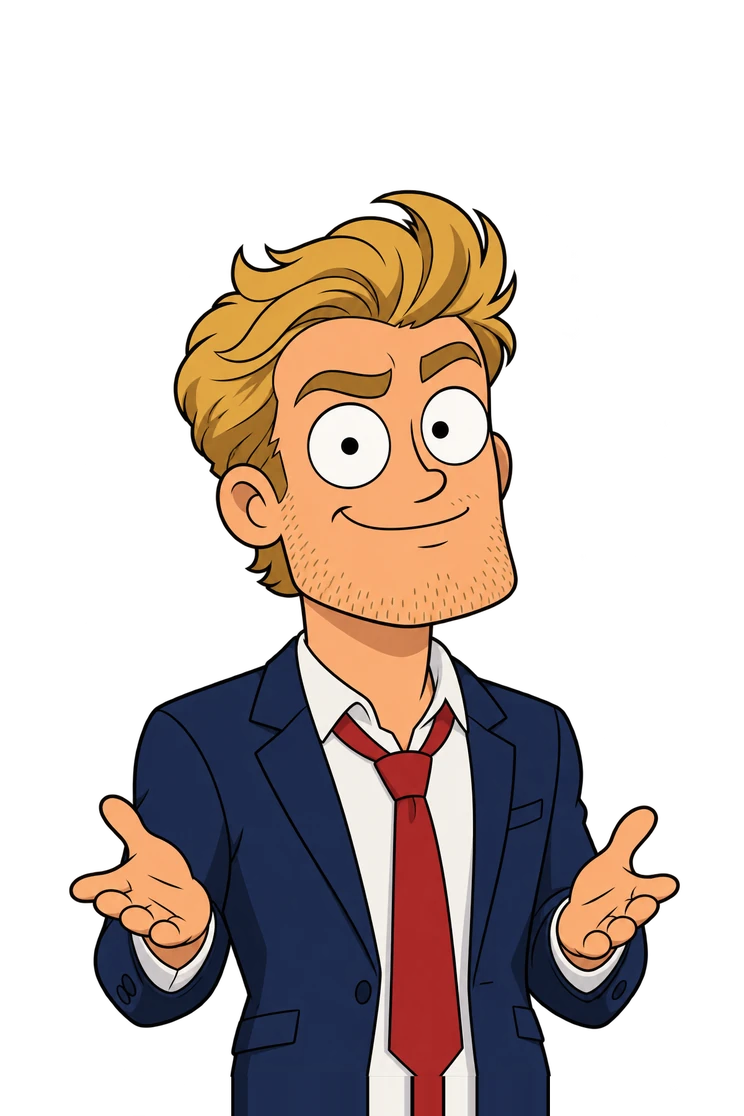
#> input picture bots/estudio/personaje/explica.webp, 744 x 1116 px, given in place of explica.png, which was not available
$ python preparar.py balon.webp beber.webp
#> lines starting #> are read from the running program, lines starting #| are printed output that depends on the picture; after the words box and inside, x2 and y2 are one past the last pixel; in counts of white or black regions, pixels touching at a corner belong together
"""Prepara el personaje de El Show a partir de los dibujos hechos con IA (una vez; no corre en la fábrica).

Entrada: una carpeta con las poses (pose.png, 1024x1536, fondo transparente) y otra con la misma pose con la boca
abierta (bocas/pose.png). Salida, en bots/estudio/personaje/:
  - <pose>.webp: la pose, puesta con los ojos en el mismo sitio y la cabeza del mismo tamaño que la pose base
    (así, al cambiar de pose, la cabeza no salta), con el traje alargado hacia abajo hasta el borde;
  - <pose>-boca.webp: solo el trozo de la boca abierta, para hablar (se pone encima de la pose);
  - personaje.json: medidas de cada pose (ojos para parpadear, boca, sitio del trozo de la boca).

Uso: python3 preparar.py carpeta_poses carpeta_bocas
"""
import json
import os
import sys

import numpy as np
from PIL import Image, ImageFilter
from scipy import ndimage

AQUI = os.path.dirname(os.path.abspath(__file__))
ANCHO, ALTO = 1200, 1800          # lienzo común (con margen para brazos levantados)
MARGEN_X, MARGEN_Y = 88, 264      # dónde cae el dibujo base dentro del lienzo
SALIDA_ESCALA = 0.62              # tamaño final de los dibujos (de sobra para 1080x1920)
BASE = "explica"
# Sitios de cosas que llevan en la mano, medidos en el dibujo original (de ahí salen el humo y los billetes que vuelan).
ANCLAS = {"fumar": {"brasa": (41, 567)}, "dinero": {"billetes": (228, 632)}}

# Ojos que el buscador automático no encuentra bien (ojos entornados o una taza blanca al lado): centro de cada ojo
# y ancho medio, medidos a mano en el dibujo original.
OJOS_A_MANO = {
    "dinero": [(477, 570, 93, 101), (620, 595, 97, 58)],     # el izquierdo, abierto; el derecho, entornado
    "fumar": [(378, 435, 102), (548, 437, 132)],
    "beber": [(395, 466, 110), (571, 473, 134)],
}


def ojos(im):
    """Los dos ojos: manchas blancas grandes, redondas y a la misma altura. Devuelve [(cx, cy, ancho), ...] o None."""
    a = im[..., 3] > 200
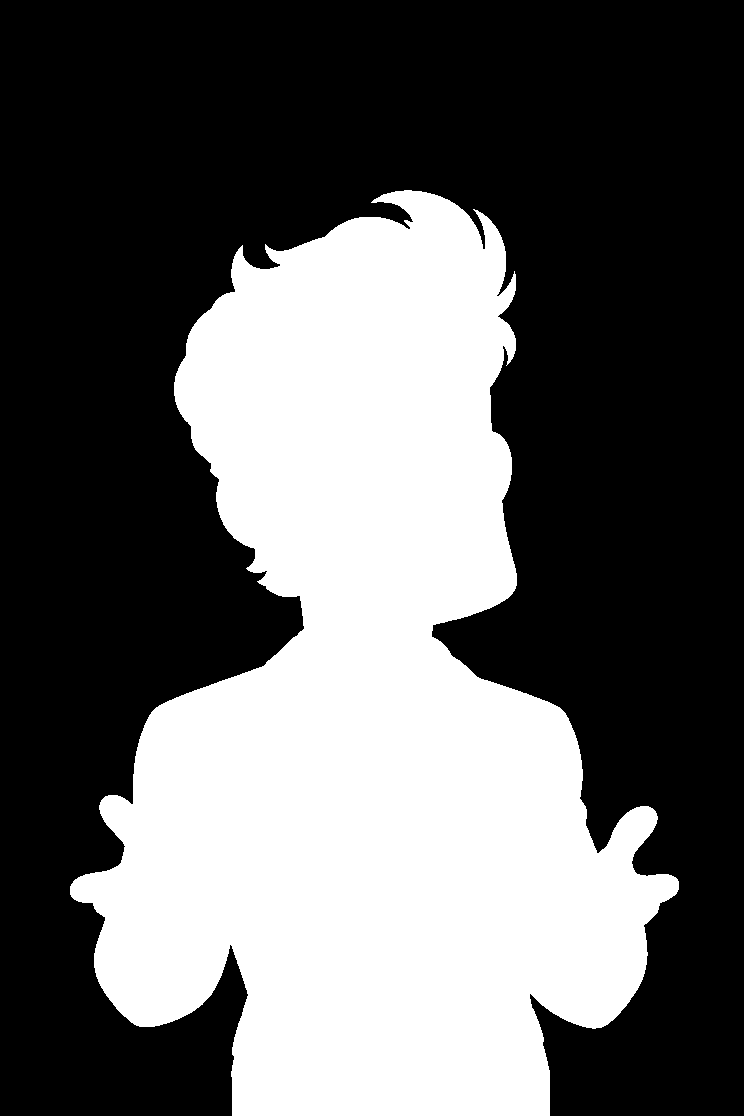
#> a: shape (1116, 744) bool; 38.5% white; 1 white region, box (x1, y1, x2, y2) and area: (70, 190, 679, 1116) 319989
    blanco = a & (im[..., 0] > 228) & (im[..., 1] > 228) & (im[..., 2] > 228)
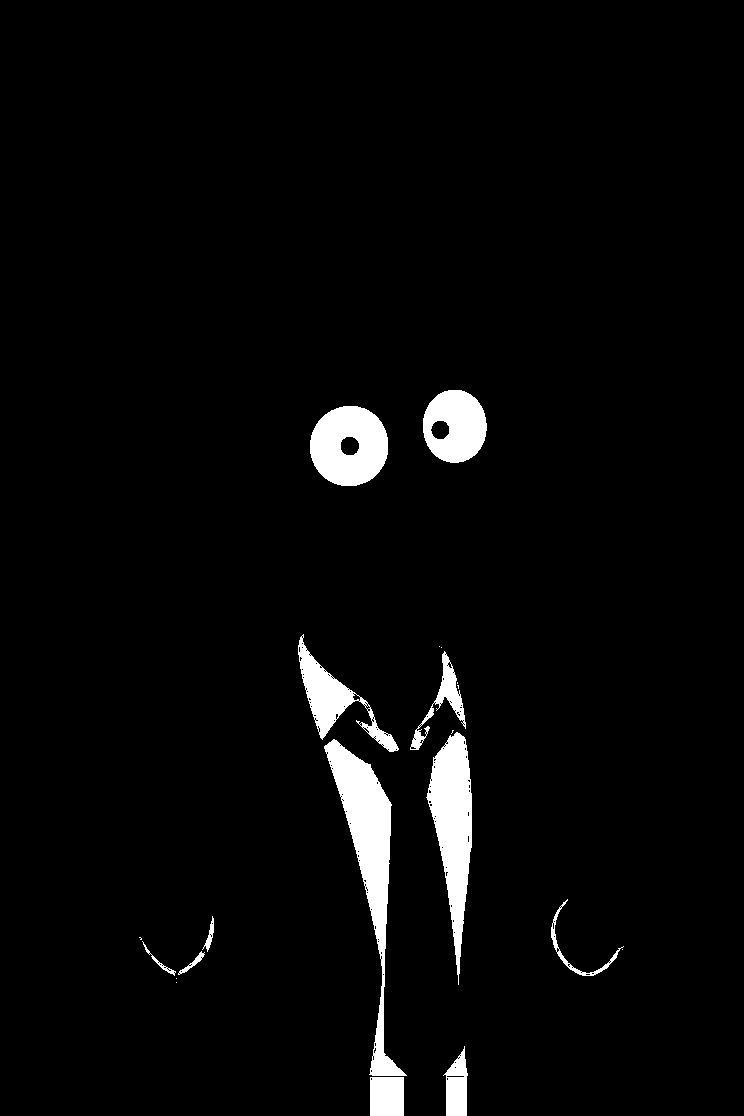
#> blanco: shape (1116, 744) bool; 3.5% white; 21 white regions (9 under 20 px), largest, box (x1, y1, x2, y2) and area: (324, 739, 407, 1076) 7361, (426, 732, 472, 985) 5903, (310, 406, 388, 486) 4716
    top = np.nonzero(a)[0].min()
#> top = 190
    lab, _ = ndimage.label(blanco)
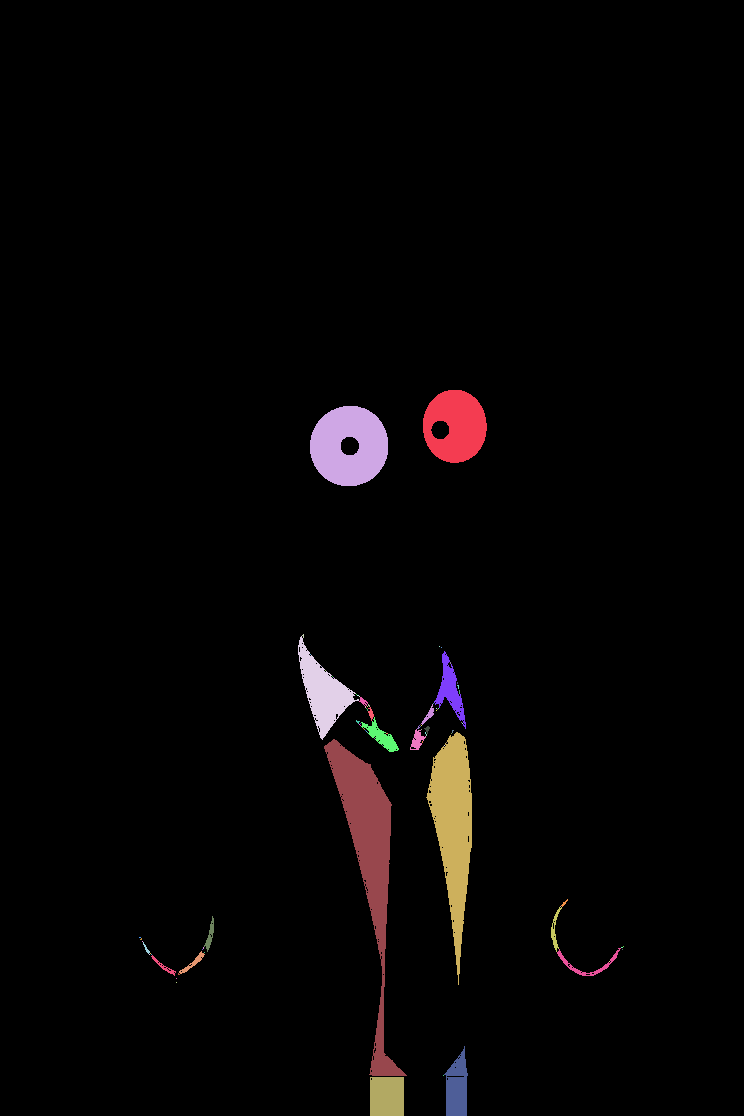
#> lab: shape (1116, 744) int32; 93 distinct labels, from 0 to 92; one colour per label, 0 black
    cands = []
    for i, sl in enumerate(ndimage.find_objects(lab), 1):
        h, w = sl[0].stop - sl[0].start, sl[1].stop - sl[1].start
        area = (lab[sl] == i).sum()
        if area < 1500 or h < 40 or w < 40 or area / (h * w) < 0.55 or not 0.7 < h / w < 1.8:
            continue
        cy, cx = ndimage.center_of_mass(lab == i)
        cands.append(dict(cx=cx, cy=cy, w=w, h=h, area=area))
#> this loop made 92 passes
#> (h, w, area) on passes 4, 7, 20, 23, 27, 34, 46, 49, 56: (104, 61, 2430), (78, 32, 860), (9, 9, 38), (21, 13, 83), (14, 6, 43), (35, 38, 442), (8, 6, 23), (21, 16, 167), (253, 46, 5901)
#> (h, w, area, cy, cx) on passes 1 to 2: (73, 64, 3444, 425.6, 455.4), (80, 78, 4716, 445.6, 348.7)
#> after the loop, cands = 2 items
    mejor = None
    for i in range(len(cands)):
        for j in range(i + 1, len(cands)):
            p, q = cands[i], cands[j]
            dx, dy = abs(p["cx"] - q["cx"]), abs(p["cy"] - q["cy"])
            if dx < 60 or dx > 400 or dy > 0.6 * dx:
                continue
            nota = min(p["area"], q["area"]) / max(p["area"], q["area"]) - dy / dx - (min(p["cy"], q["cy"]) - top) / 3000
            if not mejor or nota > mejor[0]:
                mejor = (nota, p, q)
#> this loop made 2 passes
    if not mejor:
        return None
    _, p, q = mejor
#> p = {'cx': 455.4, 'cy': 425.6, 'w': 64, 'h': 73, 'area': 3444}; q = {'cx': 348.7, 'cy': 445.6, 'w': 78, 'h': 80, 'area': 4716}
    return [(o["cx"], o["cy"], o["w"], o["h"]) for o in sorted((p, q), key=lambda o: o["cx"])]


def medidas(nombre, im):
    if nombre in OJOS_A_MANO:
        return [(e[0], e[1], e[2], e[3] if len(e) > 3 else e[2] * 0.6) for e in OJOS_A_MANO[nombre]], False
    o = ojos(im)
#> o = [(348.7, 445.6, 78, 80), (455.4, 425.6, 64, 73)]
    if not o:
        raise SystemExit(f"{nombre}: no encuentro los ojos")
    return o, True


# [66 lines left out: functions colocar, alargar, trozo_boca, not called in this run]


def main():
    poses_dir, bocas_dir = sys.argv[1], sys.argv[2]
    nombres = sorted(n[:-4] for n in os.listdir(poses_dir) if n.endswith(".png") and not n.startswith("_"))
    base = np.asarray(Image.open(os.path.join(poses_dir, BASE + ".png")).convert("RGBA")).astype(int)
    ob, _ = medidas(BASE, base)
#> ob = [(348.7, 445.6, 78, 80), (455.4, 425.6, 64, 73)]
    mid_b = ((ob[0][0] + ob[1][0]) / 2, (ob[0][1] + ob[1][1]) / 2)
#> mid_b = (402, 435.6)
    dist_b = ob[1][0] - ob[0][0]
#> dist_b = 106.6
    anch_b = (ob[0][2] + ob[1][2]) / 2
#> anch_b = 71
    datos = {"lienzo": [round(ANCHO * SALIDA_ESCALA), round(ALTO * SALIDA_ESCALA)], "poses": {}}
    for n in nombres:
        im = np.asarray(Image.open(os.path.join(poses_dir, n + ".png")).convert("RGBA")).astype(int)
        o, auto = medidas(n, im)
        dist = o[1][0] - o[0][0]
        anch = (o[0][2] + o[1][2]) / 2
        esc = (dist_b / dist + anch_b / anch) / 2
        esc = min(1.4, max(0.78, esc))
        mid = ((o[0][0] + o[1][0]) / 2, (o[0][1] + o[1][1]) / 2)
        dx = MARGEN_X + mid_b[0] - mid[0] * esc
        dy = MARGEN_Y + mid_b[1] - mid[1] * esc
        k = SALIDA_ESCALA
        centro = MARGEN_X + mid_b[0] - dist_b * 0.25     # la camisa y la corbata, algo a la izquierda de los ojos
        cerrada = alargar(colocar(im, esc, dx, dy), centro)
        cerrada_s = cerrada.resize((round(ANCHO * k), round(ALTO * k)), Image.LANCZOS)
        cerrada_s.save(os.path.join(AQUI, f"{n}.webp"), "WEBP", quality=90, method=6)
        ojos_fin = [{"x": round((x * esc + dx) * k, 1), "y": round((y * esc + dy) * k, 1),
                     "rx": round(w * esc * k / 2, 1), "ry": round(h * esc * k / 2, 1)} for x, y, w, h in o]
        # color de la piel (para el párpado al parpadear): la mejilla, debajo de cada ojo
        arr = np.asarray(cerrada)
        muestras = []
        for x, y, w, h in o:
            X, Y = int(x * esc + dx), int(y * esc + dy + h * esc * 0.95)
            caja = arr[Y:Y + 24, X - 18:X + 18].reshape(-1, 4)
            caja = caja[(caja[:, 3] > 220) & (caja[:, :3].sum(axis=1) > 380)]
            if len(caja):
                muestras.append(np.median(caja[:, :3], axis=0))
        piel = np.median(muestras, axis=0) if muestras else np.array([240, 180, 130])
        ficha = {"escala": round(esc, 3), "ojos": ojos_fin, "ojos_redondos": auto,
                 "piel": "#%02X%02X%02X" % tuple(int(v) for v in piel)}
        for clave, (ax, ay) in ANCLAS.get(n, {}).items():
            ficha[clave] = [round((ax * esc + dx) * k, 1), round((ay * esc + dy) * k, 1)]
        ruta_boca = os.path.join(bocas_dir, n + ".png")
        if os.path.isfile(ruta_boca):
            ab = np.asarray(Image.open(ruta_boca).convert("RGBA")).astype(int)
            abierta = alargar(colocar(ab, esc, dx, dy), centro)
            ojo_d = (dist_b) * 1.0
            # la boca está debajo de los ojos: ~1,05 veces la distancia entre ojos más abajo
            bcx, bcy = MARGEN_X + mid_b[0], MARGEN_Y + mid_b[1] + ojo_d * 0.95
            r = trozo_boca(cerrada, abierta, bcx, bcy, ojo_d * 0.75)
            if r:
                pieza, px, py = r
                pieza = pieza.resize((max(1, round(pieza.width * k)), max(1, round(pieza.height * k))), Image.LANCZOS)
                pieza.save(os.path.join(AQUI, f"{n}-boca.webp"), "WEBP", quality=92, method=6)
                ficha["boca"] = {"x": round(px * k, 1), "y": round(py * k, 1), "w": pieza.width, "h": pieza.height}
        datos["poses"][n] = ficha
        print(n, "escala", ficha["escala"], "boca" if "boca" in ficha else "SIN BOCA")
    datos["cabeza"] = {"x": round((MARGEN_X + mid_b[0]) * SALIDA_ESCALA, 1),
                       "y": round((MARGEN_Y + mid_b[1]) * SALIDA_ESCALA, 1),
                       "ojos": round(dist_b * SALIDA_ESCALA, 1)}
    with open(os.path.join(AQUI, "personaje.json"), "w", encoding="utf-8") as fh:
        json.dump(datos, fh, ensure_ascii=False, indent=1)


if __name__ == "__main__":
    main()

$ run again, on bots/estudio/personaje/balon.webp
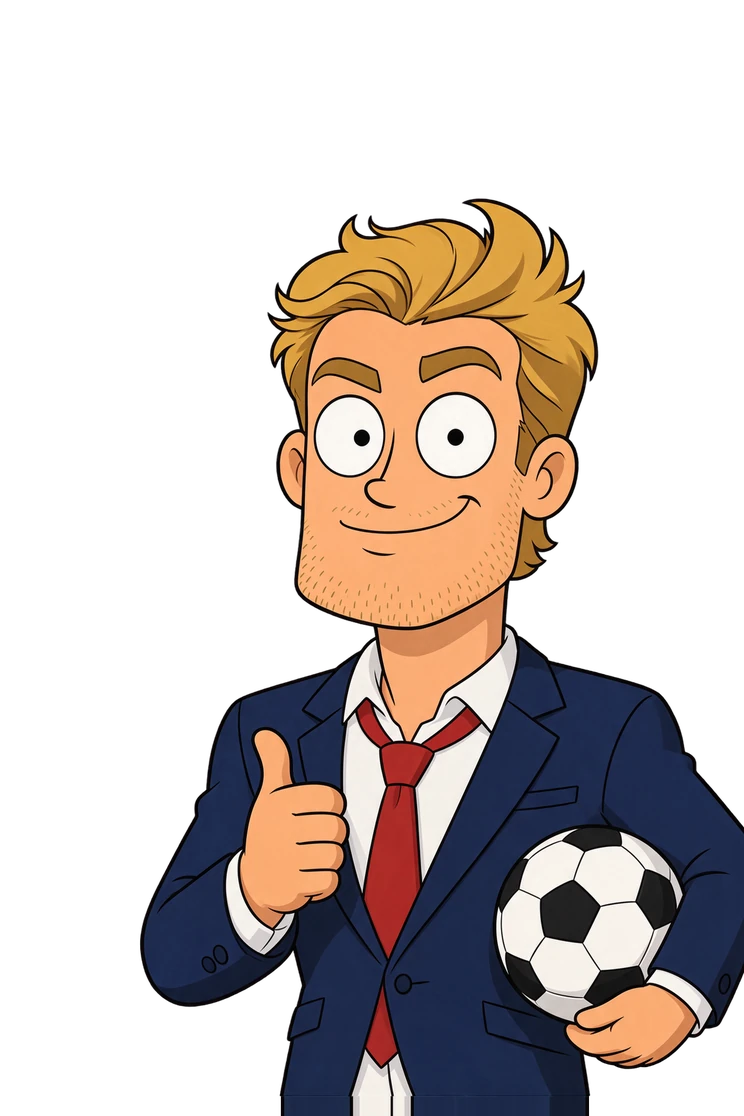
#> input picture bots/estudio/personaje/balon.webp, 744 x 1116 px, given in place of explica.png, which was not available
#> in ojos, `a = im[..., 3] > 200`:
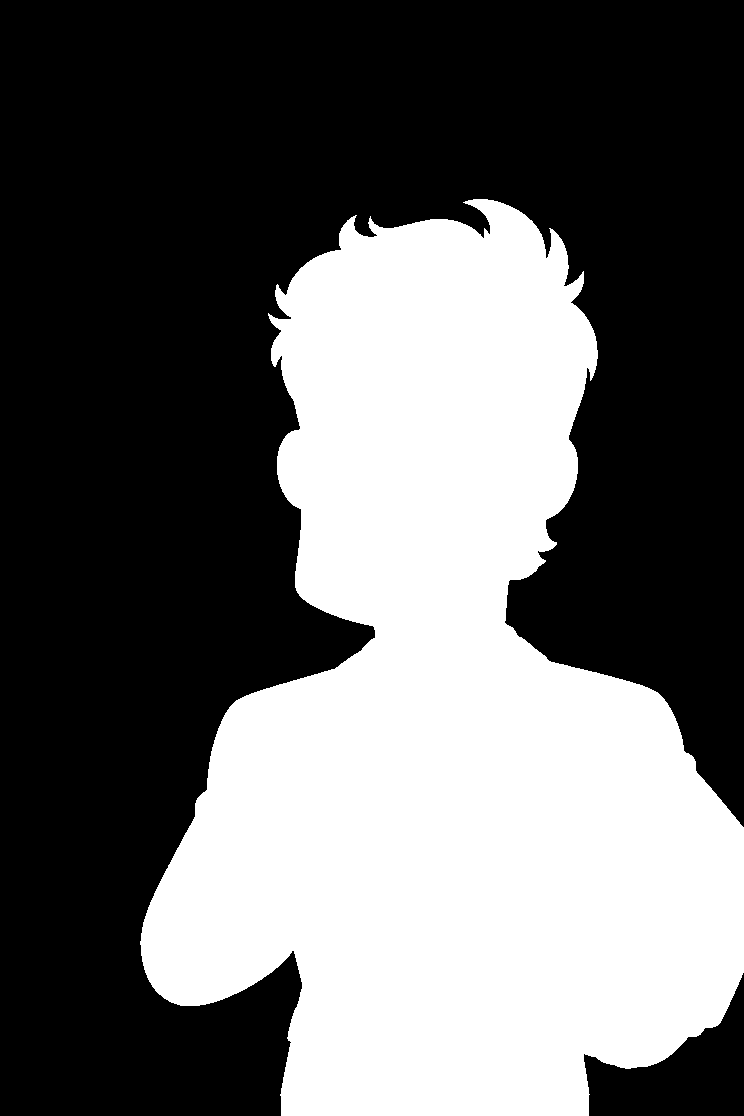
#> a: shape (1116, 744) bool; 39.9% white; 1 white region, box (x1, y1, x2, y2) and area: (140, 199, 744, 1116) 331596
#> blanco: shape (1116, 744) bool; 4.4% white; 76 white regions (57 under 20 px), largest, box (x1, y1, x2, y2) and area: (418, 396, 494, 476) 4531, (418, 731, 488, 874) 3985, (316, 398, 383, 475) 3794
#> top = 199
#> in ojos, `lab, _ = ndimage.label(blanco)`:
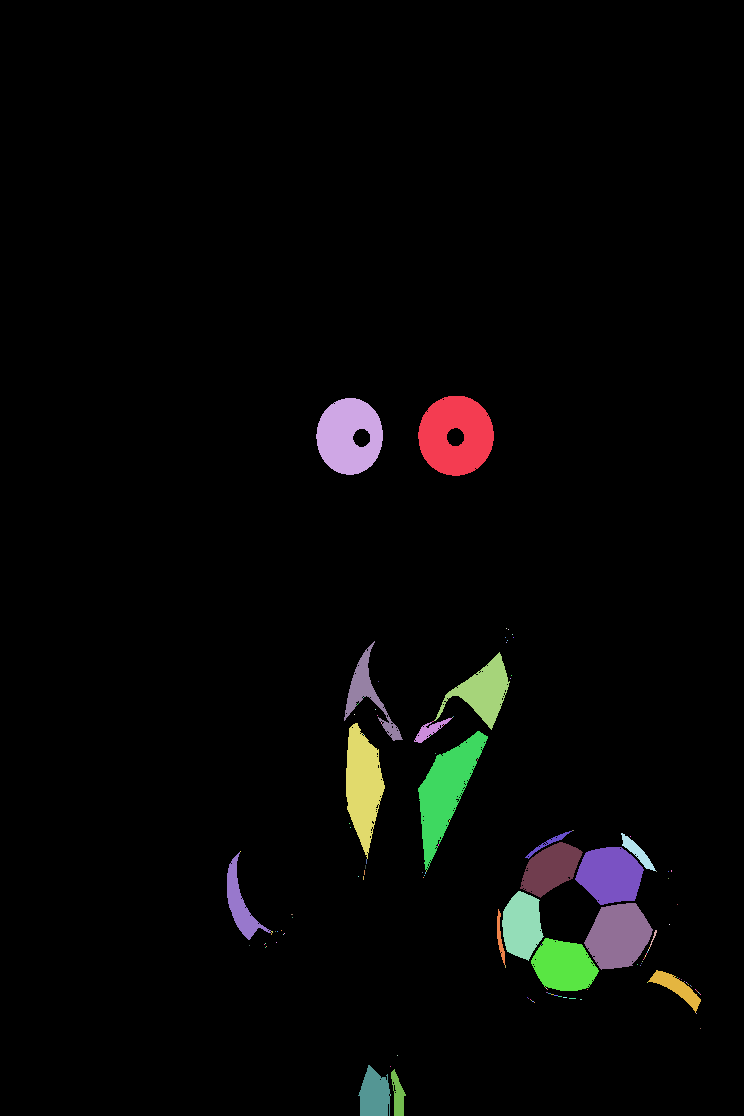
#> lab: shape (1116, 744) int32; 136 distinct labels, from 0 to 135; one colour per label, 0 black
#> the loop in ojos, `for i, sl in enumerate(ndimage.find_objects(lab), 1):` made 135 passes
#> (h, w, area) on passes 9, 11, 23, 26, 28, 37, 38, 44: (100, 59, 1344), (78, 76, 2240), (25, 38, 322), (136, 39, 3235), (139, 70, 3975), (28, 47, 190), (38, 35, 390), (88, 44, 1176)
#> after the loop in ojos, `for i, sl in enumerate(ndimage.find_objects(lab), 1):`: cands = 7 items
#> the loop in ojos, `for i in range(len(cands)):` made 7 passes
#> p = {'cx': 455.5, 'cy': 435.2, 'w': 76, 'h': 80, 'area': 4531}; q = {'cx': 348.5, 'cy': 435.8, 'w': 67, 'h': 77, 'area': 3794}
#> o = [(348.5, 435.8, 67, 77), (455.5, 435.2, 76, 80)]
#> mid_b = (402, 435.5)
#> dist_b = 107
#> anch_b = 71.5
